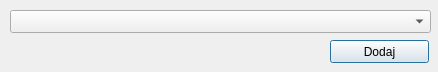
<?xml version="1.0" encoding="UTF-8"?>
<ui version="4.0">
 <class>DlgSystemAdd</class>
 <widget class="QDialog" name="DlgSystemAdd">
  <property name="geometry">
   <rect>
    <x>0</x>
    <y>0</y>
    <width>438</width>
    <height>72</height>
   </rect>
  </property>
  <property name="windowTitle">
   <string>Dodaj system</string>
  </property>
  <widget class="QComboBox" name="cmbSystems">
   <property name="geometry">
    <rect>
     <x>10</x>
     <y>10</y>
     <width>421</width>
     <height>23</height>
    </rect>
   </property>
  </widget>
  <widget class="QPushButton" name="btnAdd">
   <property name="geometry">
    <rect>
     <x>330</x>
     <y>40</y>
     <width>99</width>
     <height>23</height>
    </rect>
   </property>
   <property name="text">
    <string>Dodaj</string>
   </property>
  </widget>
 </widget>
 <resources/>
 <connections/>
</ui>
